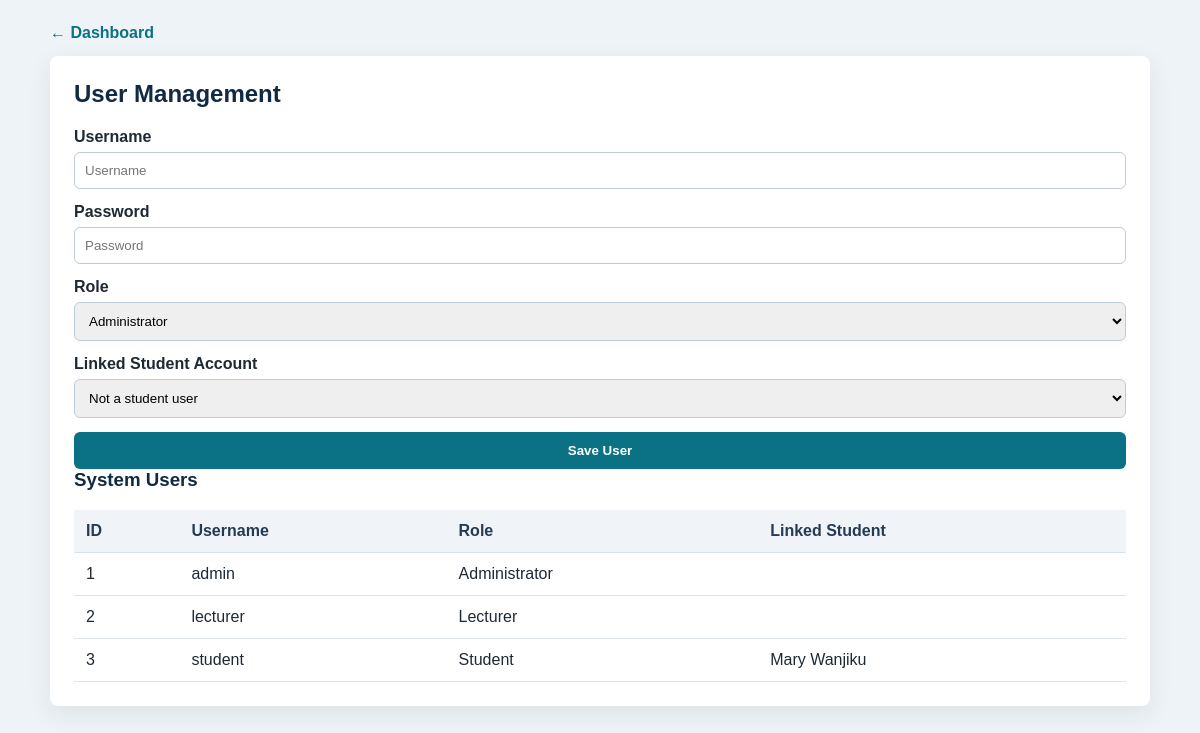
The page /users/manage_users.php (signed in) on the database its author committed.
### tables this page shows
CREATE TABLE users (
    id INT AUTO_INCREMENT PRIMARY KEY,
    username VARCHAR(100),
    password VARCHAR(255),
    role VARCHAR(50),
    student_id INT NULL
);

CREATE TABLE students (
    id INT AUTO_INCREMENT PRIMARY KEY,
    reg_no VARCHAR(100),
    fullname VARCHAR(200),
    email VARCHAR(150),
    department VARCHAR(100)
);

### config/auth.php (called while the page is built, shortened)
<?php
function e($value) {
    return htmlspecialchars((string)$value, ENT_QUOTES, 'UTF-8');
}
?>

### users/manage_users.php (the view, shortened to what this page needs)
<?php
require_once '../config/auth.php';
include '../config/db.php';
$users = mysqli_query($conn, "SELECT users.id, users.username, users.role, students.fullname
                             FROM users
                             LEFT JOIN students ON users.student_id = students.id
                             ORDER BY users.role, users.username");
?>
<!DOCTYPE html>
<html>
<head>
    <link rel="stylesheet" href="../assets/css/style.css">
</head>
<body>
<main class="page">
<a class="back-link" href="../dashboard.php">&larr; Dashboard</a>
<section class="panel">
<h2>User Management</h2>
<form method="POST">
    <label>Username</label>
    <input type="text" name="username" placeholder="Username" required>
    <label>Password</label>
    <input type="text" name="password" placeholder="Password" required>
    <label>Role</label>
    <select name="role" required>
        <option value="Administrator">Administrator</option>
    </select>
    <label>Linked Student Account</label>
    <select name="student_id">
        <option value="">Not a student user</option>
    </select>
    <button type="submit" name="save">Save User</button>
</form>
<h3>System Users</h3>
<table>
    <tr><th>ID</th><th>Username</th><th>Role</th><th>Linked Student</th></tr>
    <?php while($user = mysqli_fetch_assoc($users)){ ?>
    <tr>
        <td><?php echo e($user['id']); ?></td>
        <td><?php echo e($user['username']); ?></td>
        <td><?php echo e($user['role']); ?></td>
        <td><?php echo e($user['fullname'] ?? ''); ?></td>
    </tr>
    <?php } ?>
</table>
</section>
</main>
</body>
</html>

### assets/css/style.css (style rules this page uses)
body { font-family: Arial, sans-serif; background: #eef3f7; color: #1f2933; margin: 0; padding: 24px; }
.page { max-width: 1100px; margin: 0 auto; }
.panel { background: #fff; border-radius: 8px; box-shadow: 0 8px 24px rgba(31, 41, 51, 0.08); margin-bottom: 20px; padding: 24px; }
h1, h2, h3 { color: #102a43; margin-top: 0; }
label { display: block; font-weight: 700; margin-bottom: 6px; }
input, select { border: 1px solid #bcccdc; border-radius: 6px; box-sizing: border-box; width: 100%; padding: 10px; margin-bottom: 14px; }
.button, button { background: #0b7285; border-radius: 6px; color: white; border: none; cursor: pointer; display: inline-block; font-weight: 700; padding: 11px 16px; text-align: center; text-decoration: none; }
button { width: 100%; }
.back-link { color: #0b7285; display: inline-block; font-weight: 700; margin-bottom: 14px; text-decoration: none; }
table { border-collapse: collapse; width: 100%; }
th, td { border-bottom: 1px solid #d9e2ec; padding: 12px; text-align: left; }
th { background: #f0f4f8; color: #243b53; }

### rows shown on the page
users: id "1", username "admin", role "Administrator"
users: id "2", username "lecturer", role "Lecturer"
users: id "3", username "student", role "Student", student.fullname "Mary Wanjiku"
